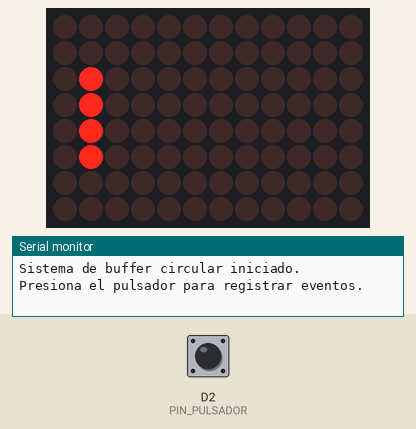
The sketch below on a simulated Arduino Uno R4 WiFi. Parts: 12×8 LED matrix, the last lines printed to the serial monitor. The test bench sets the inputs (shaded band); at power-on: D2 (PIN_PULSADOR) HIGH.

Above: at 0.25 s.
At 1.25 s:
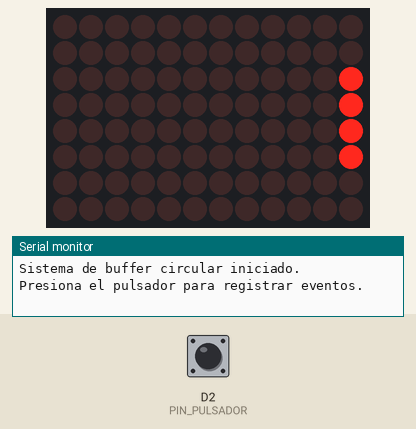
1.3 s: D2 (PIN_PULSADOR) pulled LOW for 0.15 s
At 1.35 s:
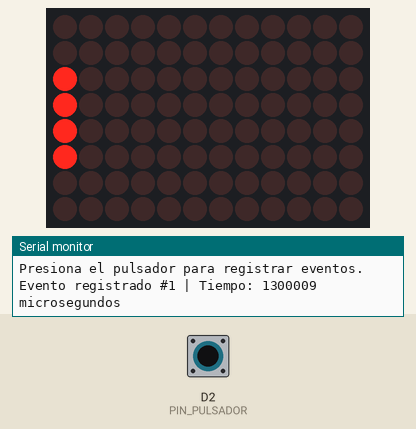

The sketch:

Buffer_Circular1.ino
```cpp
#include <Arduino.h>
#include "Arduino_LED_Matrix.h"

// Matriz LED integrada
ArduinoLEDMatrix matriz;

// Pin que genera la interrupción
const byte PIN_PULSADOR = 2;

// Tamaño del buffer circular
const byte TAM_BUFFER = 32;

// Tiempo antirrebote: 40 milisegundos
const unsigned long TIEMPO_REBOTE_US = 40000UL;

// Velocidad de la animación
const unsigned long INTERVALO_ANIMACION_MS = 100;

// Buffer circular de eventos
volatile unsigned long bufferEventos[TAM_BUFFER];

// Índice donde se escribirá el siguiente evento
volatile byte indiceEscritura = 0;

// Índice del siguiente evento que debe leerse
volatile byte indiceLectura = 0;

// Cantidad de eventos pendientes
volatile byte eventosPendientes = 0;

// Datos para el filtro antirrebote
volatile unsigned long ultimoEventoUs = 0;
volatile bool existeUltimoEvento = false;

// Cuenta eventos que llegaron cuando el buffer estaba lleno
volatile unsigned int eventosRechazados = 0;

// Variables de la animación
byte frame[8][12];
byte columna = 0;
unsigned long ultimaAnimacion = 0;

// Contador general de pulsaciones procesadas
unsigned long totalEventos = 0;


// Esta función se ejecuta automáticamente cuando se presiona el botón
void registrarEvento()
{
  unsigned long momentoActual = micros();

  // Filtro antirrebote
  if (existeUltimoEvento &&
      (unsigned long)(momentoActual - ultimoEventoUs) < TIEMPO_REBOTE_US)
  {
    return;
  }

  ultimoEventoUs = momentoActual;
  existeUltimoEvento = true;

  // Si todavía hay espacio, se guarda el evento
  if (eventosPendientes < TAM_BUFFER)
  {
    bufferEventos[indiceEscritura] = momentoActual;

    // Avanza el índice y regresa al inicio cuando llega al final
    indiceEscritura = (indiceEscritura + 1) % TAM_BUFFER;

    eventosPendientes++;
  }
  else
  {
    // El buffer está lleno y no se sobrescribe información anterior
    eventosRechazados++;
  }
}


// Extrae un evento del buffer circular
bool obtenerEvento(unsigned long &momentoEvento)
{
  noInterrupts();

  if (eventosPendientes == 0)
  {
    interrupts();
    return false;
  }

  momentoEvento = bufferEventos[indiceLectura];

  indiceLectura = (indiceLectura + 1) % TAM_BUFFER;

  eventosPendientes--;

  interrupts();

  return true;
}


// Actualiza la animación de la matriz LED
void actualizarAnimacion()
{
  unsigned long ahora = millis();

  if (ahora - ultimaAnimacion >= INTERVALO_ANIMACION_MS)
  {
    ultimaAnimacion = ahora;

    // Apaga todos los LEDs del cuadro
    for (byte fila = 0; fila < 8; fila++)
    {
      for (byte columnaActual = 0; columnaActual < 12; columnaActual++)
      {
        frame[fila][columnaActual] = 0;
      }
    }

    // Dibuja una línea vertical que se mueve
    frame[2][columna] = 1;
    frame[3][columna] = 1;
    frame[4][columna] = 1;
    frame[5][columna] = 1;

    matriz.renderBitmap(frame, 8, 12);

    columna++;

    if (columna >= 12)
    {
      columna = 0;
    }
  }
}


// Informa si se intentaron guardar eventos con el buffer lleno
void revisarEventosRechazados()
{
  static unsigned long ultimoReporte = 0;

  if (millis() - ultimoReporte >= 1000)
  {
    ultimoReporte = millis();

    unsigned int rechazados;

    noInterrupts();
    rechazados = eventosRechazados;
    eventosRechazados = 0;
    interrupts();

    if (rechazados > 0)
    {
      Serial.print("Eventos rechazados por buffer lleno: ");
      Serial.println(rechazados);
    }
  }
}


void setup()
{
  Serial.begin(9600);

  // El botón se conecta entre D2 y GND
  pinMode(PIN_PULSADOR, INPUT_PULLUP);

  // Inicia la matriz LED
  matriz.begin();

  // Configura D2 como entrada de interrupción
  attachInterrupt(
    digitalPinToInterrupt(PIN_PULSADOR),
    registrarEvento,
    FALLING
  );

  Serial.println("Sistema de buffer circular iniciado.");
  Serial.println("Presiona el pulsador para registrar eventos.");
}


void loop()
{
  // La animación continúa constantemente
  actualizarAnimacion();

  // Se procesa solamente un evento por vuelta del loop
  unsigned long momentoEvento;

  if (obtenerEvento(momentoEvento))
  {
    totalEventos++;

    Serial.print("Evento registrado #");
    Serial.print(totalEventos);
    Serial.print(" | Tiempo: ");
    Serial.print(momentoEvento);
    Serial.println(" microsegundos");
  }

  revisarEventosRechazados();
}
```
